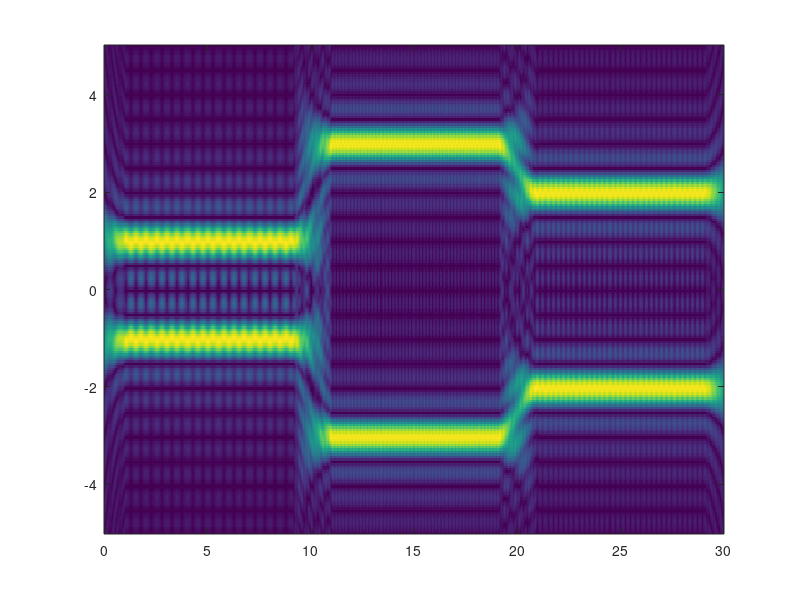

MATLAB code for this plot:
clear all;
clc;
%% Parameter
dt = 0.05;
df = 0.05;
t1 = [0:dt:10];  %input
t2 = [10:dt:20];  %input
t3 = [20:dt:30];  %input
t  = [0:dt:30];  %input
f  = [-5:df:5];  %input
x = [cos(2*pi*t1),cos(6*pi*t2),cos(4*pi*t3)]; %input

B = 1;  %input window length  (1 sec here)
%% 
% Step 1 calculate parameter
n0 = t(1)/dt;
m0 = f(1)/df;
T  = length(t);        % input time points
F  = length(f);        % input frequency points
N  = round(1/(dt*df)); % FFT based method constraints
Q  = B/dt;             % digital band width Q  total length = 2*Q

w(1,1:2*Q)=1;   % window function
addzerox =[zeros(1,Q) x zeros(1,Q)]; 
%add zeros at front  and back of the x , due to the window length is 2*Q
%first and last time can just have Q length.

%% Loop
for n=n0:n0+T-1
    %step1 window function convolution with input signal
    for q=1:2*Q
    x1q(1,q)=w(1,2*Q+1-q)*addzerox(1,n+q); %convolution  x1(q)=w((Q-q)dt)x(n-Q+q)dt) n-Q< n-Q+q <n+Q === n<n+q<n+2Q
    end
    %step2 use x1q to do fft
    X(n+1,:) = fft(x1q,N);   %   column: 1 < m < 400 , row: 0 <= n <= 600
    %step3 x has modified term in every loop.
    for m=m0:m0+F-1
        m1=mod(m,N)+1;
    X_mod(n+1,m1) = abs(X(n+1,m1))*dt*exp((j*2*pi*(Q-n)*m)/N);   %X(n,m)    +frequency:m  -frequency:m+N
    end  
end
% the output of the loop is the matrix: column is 1~400 is frequency but
% only 0~200 can be use, because another half is negative frequency
% row is 1~600 : time ouptut points


%% mapping the negative and positive frequency 

positive_freq = X_mod(:,1:m0+F-1);
if(m0<0)
negative_freq = X_mod(:,m0+1+N:-1+N+1);
end

y=[negative_freq positive_freq];  % Because using FFT will let the signal be periodic, put m+N to negative if m is -
%y=[positive_freq];
%% Output the figure
%change the axis of the output ???b?Om ?a?b?On ?n???? ???b?On ?a?b?O m 
rot_y = rot90(y);
% output the result
imagesc(t,f,abs(rot_y));
axis xy;  %change the direction of y axis
